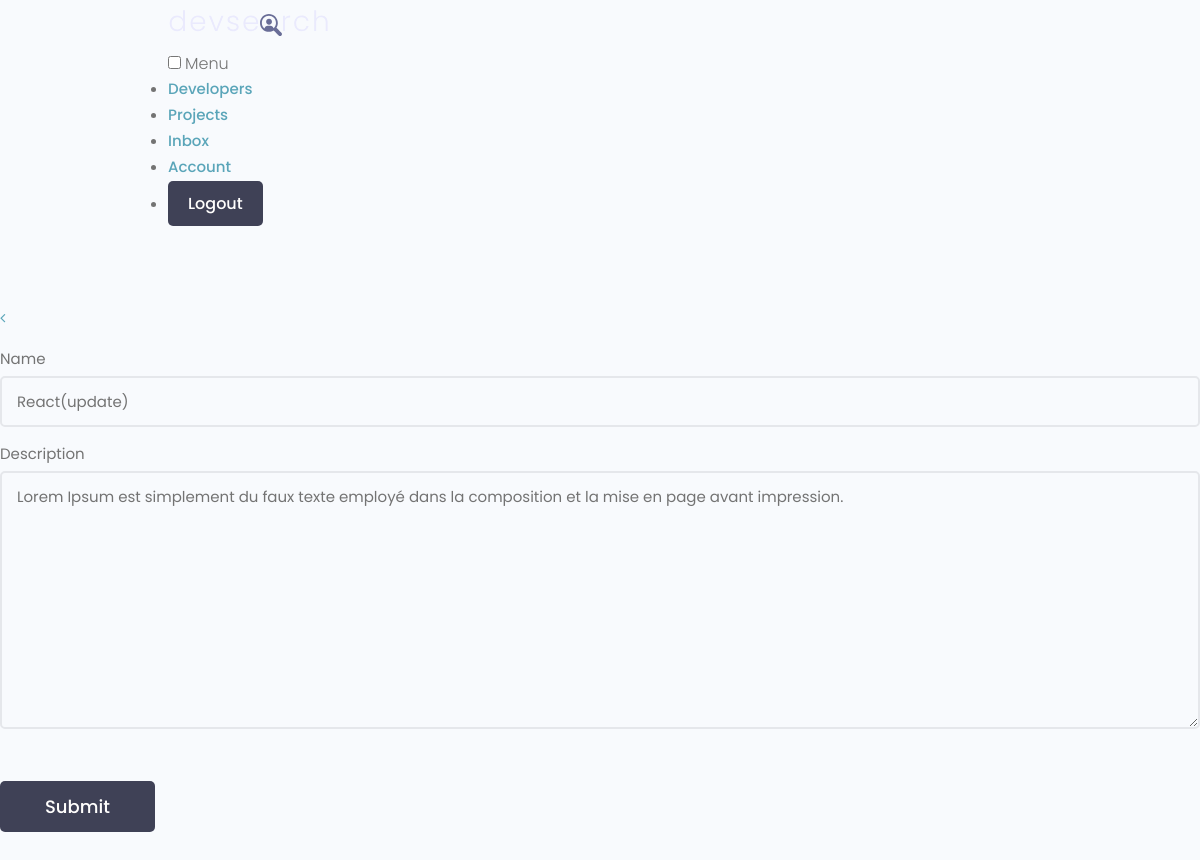
Screenshot of /update-skill/756805dc-64e4-43b1-b170-775badf76857/ (signed in) with the database file from the repository.
### users/models.py (models this page shows, shortened)
class Skill(models.Model):
    owner = models.ForeignKey(
        Profile, on_delete=models.CASCADE, null=True, blank=True)
    name = models.CharField(max_length=200, blank=True, null=True)
    description = models.TextField(null=True, blank=True)
    created = models.DateTimeField(auto_now_add=True)
    id = models.UUIDField(default=uuid.uuid4, unique=True,
                          primary_key=True, editable=False)

### users/views.py (the view)
# urls.py: path('update-skill/<str:pk>/', views.updateSkill, name="update-skill"),
@login_required(login_url='login')
def updateSkill(request, pk):
    profile = request.user.profile
    skill = profile.skill_set.get(id=pk)
    form = SkillForm(instance=skill)
    if request.method == 'POST':
        form = SkillForm(request.POST, instance=skill)
        if form.is_valid():
            form.save()
            messages.success(request, 'Skill was updated successfully!')
            return redirect('account')
    context = {'form': form}
    return render(request, 'users/skill_form.html', context)

### users/forms.py
class SkillForm(ModelForm):
    class Meta:
        model = Skill
        fields = '__all__'
        exclude = ['owner']
    def __init__(self, *args, **kwargs):
        super(SkillForm, self).__init__(*args, **kwargs)
        for name, field in self.fields.items():
            field.widget.attrs.update({'class': 'input'})

### users/templates/users/skill_form.html (shortened to what this page needs)
{% extends 'main.html' %}
{% block content %}
<main class="formPage my-xl">
    <div class="content-box">
        <div class="formWrapper">
            <a class="backButton" href="{% url 'account' %}"><i class="fa fa-angle-left"></i></a>
            <br>
            <form class="form" method="POST" action="">
                {% for field in form %}
                <div class="form__field">
                    <label for="formInput#text"> {{field.label}}</label>
                    {{field}}
                </div>
                {% endfor %}
                <input class="btn btn--sub btn--lg  my-md" type="submit" value="Submit" />
            </form>
        </div>
    </div>
</main>
{% endblock %}

### static/uikit/styles/modules/_variables.css (style rules this page uses)
:root { --color-main: #5aa5b9; --color-main-light: #e6faff; --color-sub: #3f4156; --color-sub-light: #51546e; --color-sub-lighter: #ededfd; --color-text: #737373; --color-gray: #8b8b8b; --color-light: #e5e7eb; --color-light-gray: #767676; --color-bg: #f8fafd; --color-white: #fffefd; --color-white-light: #f3f3f3; --color-success: #359e64; --color-success-bg: #def8e8; --color-error: #fc4b0b; --color-error-bg: #fff2ee; --font-base: 'Poppins', arial, helvetica, 'Segoe UI', roboto, ubuntu, sans-serif; --font-monospace: 'Fira Code', 'Courier New', courier, monospace; --font-regular: 300; --font-medium: 500; --font-bold: 700; --generic-shadow: 1px 1px 5px #00000010; --generic-transition: all 0.3s ease-in-out; }

### static/uikit/styles/modules/_base.css (style rules this page uses)
* { margin: 0; padding: 0; box-sizing: border-box; text-rendering: optimizeLegibility; color: inherit; font-size: inherit; }
html { font-size: 50%; }
@media only screen and (min-width: 480px) { html { font-size: 56.25%; } }
@media only screen and (min-width: 1200px) { html { font-size: 62.5%; } }
body { line-height: 1.6; font-weight: 400; font-size: 1.5rem; color: var(--color-text); background-color: var(--color-bg); min-height: 100vh; }

### static/uikit/styles/modules/_typography.css (style rules this page uses)
* { font-family: var(--font-base); }
a { padding-bottom: 2px; text-decoration: none; display: inline-block; color: var(--color-main); font-weight: var(--font-medium); }

### static/uikit/styles/modules/_utilities.css (style rules this page uses)
.my-md { margin: 3rem auto; }
.my-xl { margin: 8rem auto; }

### static/uikit/styles/modules/_button.css (style rules this page uses)
.btn { display: inline-block; position: relative; cursor: pointer; background-color: var(--color-light); font-weight: var(--font-medium); color: var(--color-sub); text-decoration: none; padding: 1rem 2rem; border-radius: 0.5rem; border: none; width: -webkit-fit-content; width: -moz-fit-content; width: fit-content; height: -webkit-fit-content; height: -moz-fit-content; height: fit-content; font-size: 1.6rem; outline-width: 0; outline-color: transparent; -webkit-backface-visibility: hidden; backface-visibility: hidden; transition: all 0.3s ease-in-out; }
.btn--sub { background-color: var(--color-sub); color: var(--color-white); }
.btn--lg { font-size: 1.8rem; padding: 1.2rem 4.5rem; }

### static/uikit/styles/modules/_form.css (style rules this page uses)
.form { display: block; }
.form__field { margin-top: 1.5rem; margin-bottom: 1.5rem; }
.form__label, .form__field > label { display: block; margin-bottom: 0.5rem; color: var(--color-text); }
input.input[type='text'], input.input[type='email'], input.input[type='password'], input.input[type='number'], select.input, textarea.input { min-width: 24rem; width: 100%; padding: 1.2rem 1.5rem; border-radius: 0.5rem; border: 2px solid var(--color-light); transition: all 0.3s ease-in-out; background-color: var(--color-bg); }

### rows the page displays
Skill: form "React(update)" "Lorem Ipsum est simplement du faux texte employé dans la composition et la mise en page avant impression."

### other values shown
{{ field.label }} "Name" "Description"
